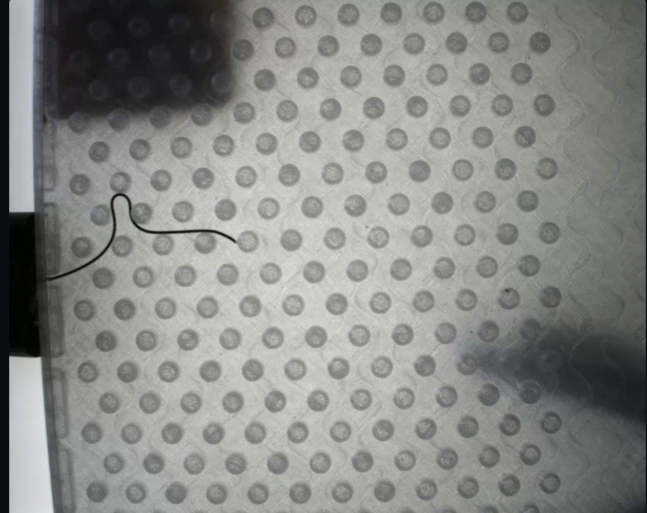
#> input picture image.png, 1293 x 1026 px (shown at 1/2 size)
$ python segment_everything.py
#> lines starting #> are read from the running program, lines starting #| are printed output that depends on the picture; after the words box and inside, x2 and y2 are one past the last pixel; in counts of white or black regions, pixels touching at a corner belong together
"""
guidewire_with_goals.py

Single-script pipeline:
  1. Segment the guidewire (v3: multi-angle top-hat, top-percentile threshold)
  2. Skeletonise → find the free tip
  3. Detect dots with Hough circles (only used for safe-zone masking)
  4. Build a safe-zone mask (valid region ∩ not-dot ∩ not-wire ∩ annular ring)
  5. Sample N random goal positions from the safe zone
  6. Visualise everything

Usage
-----
python guidewire_with_goals.py image.png [top_percent] [n_goals] [max_dist]

Examples
--------
python guidewire_with_goals.py frame.png                  # all defaults
python guidewire_with_goals.py frame.png 0.5 5 130        # explicit args
"""

import sys
import cv2
import numpy as np
import matplotlib.pyplot as plt
from matplotlib.patches import Circle
from skimage.morphology import skeletonize


# ════════════════════════════════════════════════════════
#  PART 1 – GUIDEWIRE SEGMENTATION  (v3, unchanged)
# ════════════════════════════════════════════════════════

def multi_angle_tophat(gray: np.ndarray, ksize: int = 23, n_angles: int = 6) -> np.ndarray:
    """Black top-hat with line kernels at n_angles orientations; returns max response."""
    best = np.zeros_like(gray, dtype=np.float32)
    for i in range(n_angles):
        angle  = i * 180.0 / n_angles
        kernel = np.zeros((ksize, ksize), dtype=np.uint8)
        kernel[ksize // 2, :] = 1                              # horizontal line
        M      = cv2.getRotationMatrix2D((ksize / 2, ksize / 2), angle, 1.0)
        rotated = cv2.warpAffine(kernel, M, (ksize, ksize),
                                 flags=cv2.INTER_NEAREST,
                                 borderMode=cv2.BORDER_CONSTANT)
        th = cv2.morphologyEx(gray, cv2.MORPH_BLACKHAT, rotated)
        best = np.maximum(best, th.astype(np.float32))
    return best.astype(np.uint8)


def keep_longest_skeleton_component(binary: np.ndarray) -> np.ndarray:
    """
    For each connected component in `binary`, skeletonise it individually
    and count skeleton pixels.  Return a mask containing only the component
    whose skeleton is longest — i.e. the wire, not noise or thick frame edges.

    This beats filtering by blob area because:
      - Frame edges are thick → huge area but SHORT skeleton relative to size.
      - Wire is thin and long → modest area but LONG skeleton.
      - Noise blobs are small → short skeleton, filtered out.
    """
    num_labels, labels, stats, _ = cv2.connectedComponentsWithStats(binary)
    if num_labels <= 1:
        return binary   # nothing to filter

    best_label, best_skel_len = -1, 0
    for lbl in range(1, num_labels):
        if stats[lbl, cv2.CC_STAT_AREA] < 30:
            continue    # ignore tiny specks
        component = np.uint8(labels == lbl) * 255
        skel_len  = int(np.sum(skeletonize(component > 0)))
        print(f"    component {lbl}: area={stats[lbl, cv2.CC_STAT_AREA]}  skel_len={skel_len}")
        if skel_len > best_skel_len:
            best_skel_len = skel_len
            best_label    = lbl

    if best_label == -1:
        return np.zeros_like(binary)

    print(f"  [filter] keeping component {best_label} (skel_len={best_skel_len})")
    return np.uint8(labels == best_label) * 255


def segment_wire(gray: np.ndarray, top_percent: float = 0.5):
    """
    v3 segmentation: top-hat → top-percentile threshold → longest-skeleton
    component → close gaps → skeleton.

    Returns
    -------
    tophat     : raw top-hat response image
    wire_mask  : filled binary wire mask (single component: the guidewire)
    skeleton   : 1-px centre-line
    """
    gray_blur  = cv2.GaussianBlur(gray, (3, 3), 0)
    tophat     = multi_angle_tophat(gray_blur, ksize=23, n_angles=6)

    thresh_val = np.percentile(tophat, 100.0 - top_percent)
    _, binary  = cv2.threshold(tophat, thresh_val, 255, cv2.THRESH_BINARY)
    binary     = binary.astype(np.uint8)

    # Keep only the component with the longest skeleton (= the wire)
    wire_only = keep_longest_skeleton_component(binary)

    # Close small gaps along the wire
    k         = cv2.getStructuringElement(cv2.MORPH_ELLIPSE, (3, 3))
    wire_mask = cv2.morphologyEx(wire_only, cv2.MORPH_CLOSE, k, iterations=3)

    skeleton  = np.uint8(skeletonize(wire_mask > 0)) * 255

    print(f"  [segment] threshold={thresh_val:.1f}  (top {top_percent}% of pixels)")
    return tophat, wire_mask, skeleton


# ════════════════════════════════════════════════════════
#  PART 2 – DOT DETECTION  (Hough, for safe-zone only)
# ════════════════════════════════════════════════════════

def detect_dots(gray: np.ndarray,
                min_r: int = 15, max_r: int = 45) -> np.ndarray:
    """
    Detect the regular dot grid with Hough circles.
    Returns a filled binary mask (255 = dot interior).
    Only used for safe-zone computation, NOT for wire segmentation.
    """
    blurred = cv2.GaussianBlur(gray, (5, 5), 0)
    circles = cv2.HoughCircles(
        blurred, cv2.HOUGH_GRADIENT,
        dp=1.5, minDist=30,
        param1=60, param2=25,
        minRadius=min_r, maxRadius=max_r,
    )
    dot_mask = np.zeros_like(gray, dtype=np.uint8)
    if circles is not None:
        for cx, cy, r in np.round(circles[0]).astype(int):
            cv2.circle(dot_mask, (cx, cy), r, 255, -1)
    print(f"  [dots] detected {0 if circles is None else len(circles[0])} circles")
    return dot_mask


# ════════════════════════════════════════════════════════
#  PART 3 – TIP DETECTION
# ════════════════════════════════════════════════════════

def trace_branch_length(skeleton: np.ndarray,
                         start_rc: tuple[int, int],
                         max_steps: int = 2000) -> int:
    """
    Walk along the skeleton from start_rc until hitting a junction or dead end.
    Returns the number of steps taken (= branch length in pixels).
    A stray noise pixel has branch length 1; a real wire tip has a long branch.
    """
    skel = skeleton > 0
    visited = set()
    r, c = start_rc
    visited.add((r, c))

    for step in range(max_steps):
        # 8-connected neighbours on the skeleton not yet visited
        neighbours = [
            (r + dr, c + dc)
            for dr in (-1, 0, 1) for dc in (-1, 0, 1)
            if (dr, dc) != (0, 0)
            and 0 <= r + dr < skel.shape[0]
            and 0 <= c + dc < skel.shape[1]
            and skel[r + dr, c + dc]
            and (r + dr, c + dc) not in visited
        ]
        if len(neighbours) == 0:
            break           # dead end (another endpoint or isolated pixel)
        if len(neighbours) > 1:
            break           # junction — stop here, this is a branch point
        r, c = neighbours[0]
        visited.add((r, c))

    return len(visited)


def find_wire_tip(skeleton: np.ndarray,
                  anchor_side: str = "left",
                  min_branch_len: int = 20) -> tuple[int, int]:
    """
    Find the free tip of the wire skeleton.

    Steps:
      1. Find all endpoints (pixels with exactly 1 skeleton neighbour).
      2. Trace the branch length from each endpoint.
      3. Discard endpoints whose branch is shorter than min_branch_len
         — these are stray pixels / tiny noise fragments.
      4. Among the remaining valid endpoints, pick the one furthest
         from the anchor side (= the free tip, not the device end).

    min_branch_len: minimum pixels in the branch for an endpoint to be
                    considered a real tip.  20px works well; raise if
                    short noise branches still sneak through.
    """
    kernel          = np.ones((3, 3), dtype=np.uint8)
    neighbour_count = cv2.filter2D((skeleton > 0).astype(np.uint8), -1, kernel)
    endpoints       = np.argwhere((skeleton > 0) & (neighbour_count == 2))

    if len(endpoints) == 0:
        raise RuntimeError("No skeleton endpoints found – wire mask may be empty.")

    # Filter by branch length
    valid = []
    for ep in endpoints:
        blen = trace_branch_length(skeleton, tuple(ep))
        print(f"    endpoint ({ep[0]}, {ep[1]}): branch_len={blen}")
        if blen >= min_branch_len:
            valid.append((blen, tuple(ep)))

    if not valid:
        raise RuntimeError(
            f"No endpoints with branch_len >= {min_branch_len}. "
            "Try lowering min_branch_len or check the skeleton."
        )

    # Among valid endpoints, pick furthest from anchor
    eps_arr = np.array([ep for _, ep in valid])
    if anchor_side == "left":
        idx = np.argmax(eps_arr[:, 1])    # largest col = furthest right
    elif anchor_side == "right":
        idx = np.argmin(eps_arr[:, 1])
    elif anchor_side == "top":
        idx = np.argmax(eps_arr[:, 0])
    else:
        idx = np.argmin(eps_arr[:, 0])

    tip = valid[idx][1]
    print(f"  [tip] row={tip[0]}, col={tip[1]}  (branch_len={valid[idx][0]})")
    return tip


# ════════════════════════════════════════════════════════
#  PART 4 – SAFE-ZONE MASK
# ════════════════════════════════════════════════════════

def build_safe_mask(gray       : np.ndarray,
                    dot_mask   : np.ndarray,
                    wire_mask  : np.ndarray,
                    tip_rc     : tuple[int, int],
                    min_dist   : int = 20,
                    max_dist   : int = 130,
                    dot_margin : int = 8,
                    wire_margin: int = 10) -> np.ndarray:
    """
    A pixel is safe iff:
      • It is inside the image (shrunk by a small fixed border)
      • It is NOT inside a dot  (+ dot_margin px buffer)
      • It is NOT on the wire   (+ wire_margin px buffer)
      • Its distance from the tip is in [min_dist, max_dist]
    """
    h, w = gray.shape

    # Shrink away from image edges (but don't mask the left side aggressively
    # since the wire enters from there – a small 5px strip is enough)
    valid = np.zeros_like(gray, dtype=np.uint8)
    valid[10:h-10, 5:w-10] = 255
    # Also exclude very dark (off-screen) regions
    bright = np.uint8(gray > 15) * 255
    k_big  = cv2.getStructuringElement(cv2.MORPH_ELLIPSE, (41, 41))
    valid  = cv2.bitwise_and(valid, cv2.erode(bright, k_big))

    # Exclusion zones
    k_dot  = cv2.getStructuringElement(cv2.MORPH_ELLIPSE,
                                       (2*dot_margin+1,  2*dot_margin+1))
    k_wire = cv2.getStructuringElement(cv2.MORPH_ELLIPSE,
                                       (2*wire_margin+1, 2*wire_margin+1))
    no_dot  = cv2.dilate(dot_mask,  k_dot)
    no_wire = cv2.dilate(wire_mask, k_wire)

    # Annular ring around the tip
    tr, tc = tip_rc
    ys, xs = np.ogrid[:h, :w]
    dist   = np.sqrt((ys - tr)**2 + (xs - tc)**2)
    ring   = np.uint8((dist >= min_dist) & (dist <= max_dist)) * 255

    safe = cv2.bitwise_and(valid, ring)
    safe[no_dot  > 0] = 0
    safe[no_wire > 0] = 0

    n_safe = int(np.sum(safe > 0))
    print(f"  [safe zone] {n_safe} candidate pixels")
    return safe


# ════════════════════════════════════════════════════════
#  PART 5 – GOAL SAMPLING
# ════════════════════════════════════════════════════════

def sample_goals(safe_mask  : np.ndarray,
                 n          : int = 5,
                 min_spacing: int = 20,
                 rng        : np.random.Generator | None = None) -> list[tuple[int, int]]:
    """
    Uniformly sample n goals from safe_mask, enforcing min_spacing between them.
    Returns list of (row, col).
    """
    if rng is None:
        rng = np.random.default_rng()

    candidates = np.argwhere(safe_mask > 0)
    if len(candidates) == 0:
        raise RuntimeError("Safe mask is empty. Try increasing max_dist or reducing margins.")

    rng.shuffle(candidates)
    goals = []
    for rc in candidates:
        rc = tuple(rc)
        if all(np.linalg.norm(np.array(rc) - np.array(g)) >= min_spacing for g in goals):
            goals.append(rc)
        if len(goals) == n:
            break

    if len(goals) < n:
        print(f"  [goals] warning: only {len(goals)}/{n} goals fit with min_spacing={min_spacing}px")
    return goals


# ════════════════════════════════════════════════════════
#  VISUALISATION
# ════════════════════════════════════════════════════════

def visualise_all(gray      : np.ndarray,
                  tophat    : np.ndarray,
                  wire_mask : np.ndarray,
                  skeleton  : np.ndarray,
                  dot_mask  : np.ndarray,
                  safe_mask : np.ndarray,
                  tip_rc    : tuple[int, int],
                  goals     : list[tuple[int, int]],
                  min_dist  : int,
                  max_dist  : int,
                  save_path : str = "guidewire_goals.png"):

    fig, axes = plt.subplots(2, 3, figsize=(18, 11))
    fig.suptitle("Guidewire Segmentation + Goal Sampling", fontsize=14)

    tr, tc = tip_rc

    def add_goals(ax):
        ax.plot(tc, tr, "r*", markersize=14, zorder=5, label="tip")
        for i, (gr, gc) in enumerate(goals):
            ax.plot(gc, gr, "o", color="lime", markersize=11,
                    markeredgecolor="black", markeredgewidth=1.5, zorder=5)
            ax.text(gc + 6, gr - 6, str(i+1), color="lime",
                    fontsize=9, fontweight="bold", zorder=6)

    # 1. Grayscale
    axes[0,0].imshow(gray, cmap="gray")
    axes[0,0].set_title("1. Grayscale"); axes[0,0].axis("off")

    # 2. Top-hat response
    axes[0,1].imshow(tophat, cmap="gray")
    axes[0,1].set_title("2. Top-Hat Response"); axes[0,1].axis("off")

    # 3. Wire mask + skeleton
    axes[0,2].imshow(gray, cmap="gray")
    skel_rgb = np.zeros((*gray.shape, 3), dtype=np.uint8)
    skel_rgb[wire_mask > 0] = (255, 140,   0)
    skel_rgb[skeleton  > 0] = (255,   0,   0)
    axes[0,2].imshow(skel_rgb, alpha=0.7)
    axes[0,2].plot(tc, tr, "r*", markersize=14)
    axes[0,2].set_title("3. Wire Mask + Skeleton + Tip"); axes[0,2].axis("off")

    # 4. Detected dots
    axes[1,0].imshow(gray, cmap="gray")
    dot_rgb = np.zeros((*gray.shape, 3), dtype=np.uint8)
    dot_rgb[dot_mask > 0] = (80, 120, 255)
    axes[1,0].imshow(dot_rgb, alpha=0.5)
    axes[1,0].set_title("4. Detected Dots (for safe zone)"); axes[1,0].axis("off")

    # 5. Safe zone
    axes[1,1].imshow(gray, cmap="gray", alpha=0.6)
    safe_rgb = np.zeros((*gray.shape, 3), dtype=np.uint8)
    safe_rgb[safe_mask > 0] = (0, 220, 100)
    axes[1,1].imshow(safe_rgb, alpha=0.5)
    for r, ls in [(min_dist, "--"), (max_dist, "-")]:
        axes[1,1].add_patch(Circle((tc, tr), r, fill=False,
                                   edgecolor="yellow", lw=1.5, linestyle=ls))
    add_goals(axes[1,1])
    axes[1,1].legend(loc="upper right", fontsize=8)
    axes[1,1].set_title("5. Safe Zone + Goals"); axes[1,1].axis("off")

    # 6. Final overlay
    overlay = cv2.cvtColor(gray, cv2.COLOR_GRAY2RGB).copy()
    overlay[wire_mask > 0] = (255, 140,  0)
    overlay[skeleton  > 0] = (255,   0,  0)
    axes[1,2].imshow(overlay)
    axes[1,2].add_patch(Circle((tc, tr), max_dist, fill=False,
                               edgecolor="yellow", lw=1.5))
    add_goals(axes[1,2])
    axes[1,2].legend(loc="upper right", fontsize=8)
    axes[1,2].set_title("6. Final Overlay"); axes[1,2].axis("off")

    plt.tight_layout()
    plt.savefig(save_path, dpi=150, bbox_inches="tight")
    plt.show()
    print(f"  [vis] saved → {save_path}")


# ════════════════════════════════════════════════════════
#  MAIN
# ════════════════════════════════════════════════════════

def run(image_path : str,
        top_percent: float = 0.5,
        n_goals    : int   = 5,
        min_dist   : int   = 20,
        max_dist   : int   = 130,
        anchor_side: str   = "left",
        seed       : int | None = None):

#> called with image_path = 'image.png', top_percent = 0.5, n_goals = 5, min_dist = 20, max_dist = 40, anchor_side = 'left'
    print("=== Guidewire + Goal Pipeline ===")

    # Load
    img = cv2.imread(image_path)
#> img is the input picture: shape (1026, 1293, 3); mean B, G, R 133.2, 135.9, 135.1
    if img is None:
        raise FileNotFoundError(f"Cannot load: {image_path}")
    gray = cv2.cvtColor(img, cv2.COLOR_BGR2GRAY)

    # Stage 1 – segment wire
    print("[1] Segmenting wire...")
    tophat, wire_mask, skeleton = segment_wire(gray, top_percent=top_percent)
#> after the loop in multi_angle_tophat, `for i in range(n_angles):`:
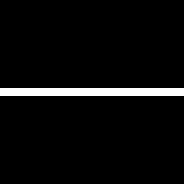
#> kernel: shape (23, 23) (shown 8 times larger); values 0 (black) and 1 (white), 4.3% white in thin lines or dots, all inside (x1, y1, x2, y2) = (0, 11, 23, 12)
#> in segment_wire, `thresh_val = np.percentile(tophat, 100.0 - top_percent)`: thresh_val = 50
#> in segment_wire, `_, binary  = cv2.threshold(tophat, thresh_val, 255, cv2.THRESH_BINARY)`:
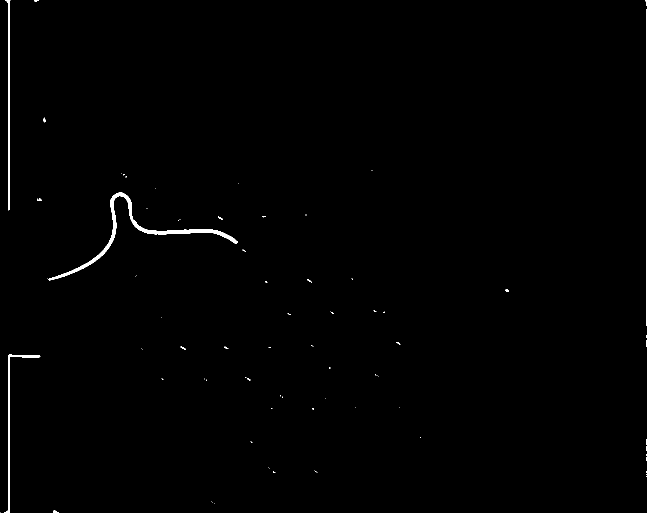
#> binary: shape (1026, 1293) (shown at 1/2 size); 0.49% white; 79 white regions (67 under 20 px), largest, box (x1, y1, x2, y2) and area: (97, 385, 476, 561) 3550, (8, 709, 81, 1026) 923, (10, 0, 21, 421) 870
#> in keep_longest_skeleton_component, `num_labels, labels, stats, _ = cv2.connectedComponentsWithStats(binary)`: num_labels = 80; stats = 80 rows, first 6: [0, 0, 1293, 1026, 1320108], [10, 0, 11, 421, 870], [69, 0, 9, 3, 20], [1291, 0, 2, 7, 10], [1292, 8, 1, 3, 3], [1292, 19, 1, 633, 633]
#> the loop in keep_longest_skeleton_component, `for lbl in range(1, num_labels):` made 79 passes
#> (skel_len, best_skel_len) on passes 1, 5: (429, 429), (633, 633)
#> (printed output is left out)
#> pass 1, in keep_longest_skeleton_component, `component = np.uint8(labels == lbl) * 255`:
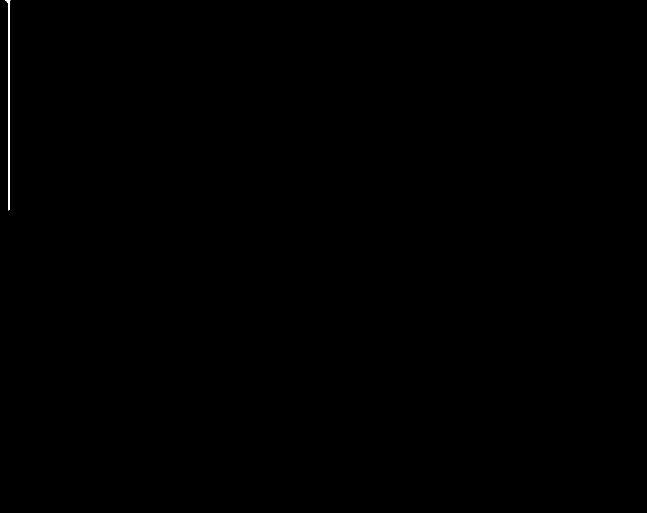
#> component: shape (1026, 1293) (shown at 1/2 size); 0.07% white in thin lines or dots, all inside (x1, y1, x2, y2) = (10, 0, 21, 421)
#> after the loop in keep_longest_skeleton_component, `for lbl in range(1, num_labels):`: best_label = 5; best_skel_len = 633
#|   [filter] keeping component 5 (skel_len=633)
#> in keep_longest_skeleton_component, `return np.uint8(labels == best_label) * 255`:
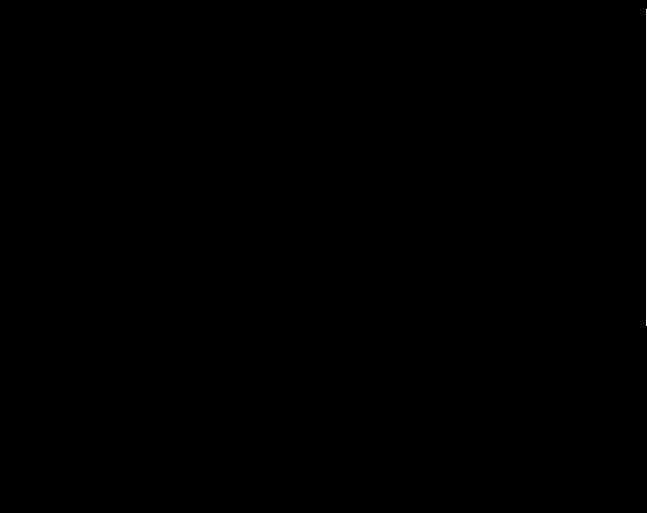
#> returned value: shape (1026, 1293) (shown at 1/2 size); 0.05% white in thin lines or dots, all inside (x1, y1, x2, y2) = (1292, 19, 1293, 652)
#|   [segment] threshold=50.0  (top 0.5% of pixels)

    # Stage 2 – find tip
    print("[2] Finding tip...")
    tip_rc = find_wire_tip(skeleton, anchor_side=anchor_side)
#> in find_wire_tip, `endpoints       = np.argwhere((skeleton > 0) & (neighbour_count == 2))`: endpoints = [[19, 1292], [651, 1292]]
#> the loop in find_wire_tip, `for ep in endpoints:` made 2 passes
#> blen on passes 1 to 2: 633, 633
#> (printed output is left out)
#> after the loop in find_wire_tip, `for ep in endpoints:`: valid = [(633, (19, 1292)), (633, (651, 1292))]
#> in find_wire_tip, `eps_arr = np.array([ep for _, ep in valid])`: eps_arr = [[19, 1292], [651, 1292]]
#> in find_wire_tip, `idx = np.argmax(eps_arr[:, 1])`: idx = 0
#> in find_wire_tip, `tip = valid[idx][1]`: tip = (19, 1292)
#|   [tip] row=19, col=1292  (branch_len=633)
#> tip_rc = (19, 1292)

    # Stage 3 – detect dots (safe-zone use only)
    print("[3] Detecting dots...")
    dot_mask = detect_dots(gray)
#> in detect_dots, `circles = cv2.HoughCircles( blurred, cv2.HOUGH_GRADIENT, dp=1.5, minDi..`: circles = 178 rows, first 8: [884.2, 405.8, 22.2], [677.2, 737.2, 21.9], [279.8, 299.2, 21.45], [765.8, 860.2, 21.6], [336.8, 743.2, 21.6], [590.2, 738.8, 21.45], [849.8, 731.2, 21.3], [491.2, 353.2, 21.15]
#> the loop in detect_dots, `for cx, cy, r in np.round(circles[0]).astype(int):` made 178 passes
#> (cx, cy, r) on passes 1 to 3: (884, 406, 22), (677, 737, 22), (280, 299, 21)
#> after the loop in detect_dots, `for cx, cy, r in np.round(circles[0]).astype(int):`:
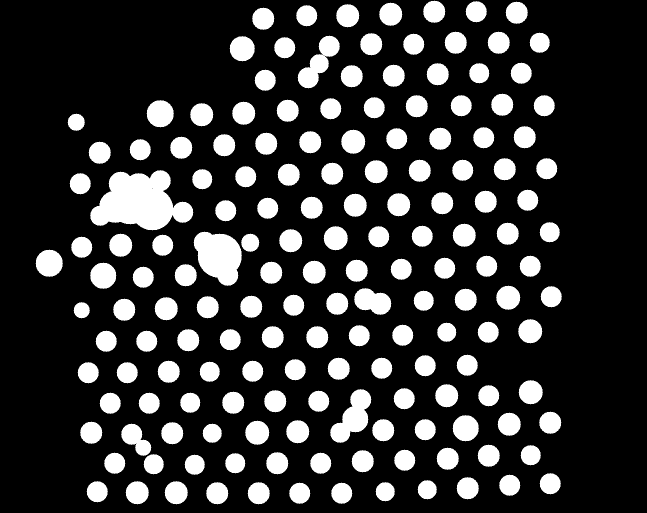
#> dot_mask: shape (1026, 1293) (shown at 1/2 size); 20.1% white; 163 white regions, largest, box (x1, y1, x2, y2) and area: (180, 340, 387, 461) 15744, (387, 463, 484, 572) 7411, (660, 778, 743, 886) 4566
#|   [dots] detected 178 circles

    # Stage 4 – safe zone
    print("[4] Building safe zone...")
    safe_mask = build_safe_mask(gray, dot_mask, wire_mask, tip_rc,
                                min_dist=min_dist, max_dist=max_dist)
#> in build_safe_mask, `valid  = cv2.bitwise_and(valid, cv2.erode(bright, k_big))`:
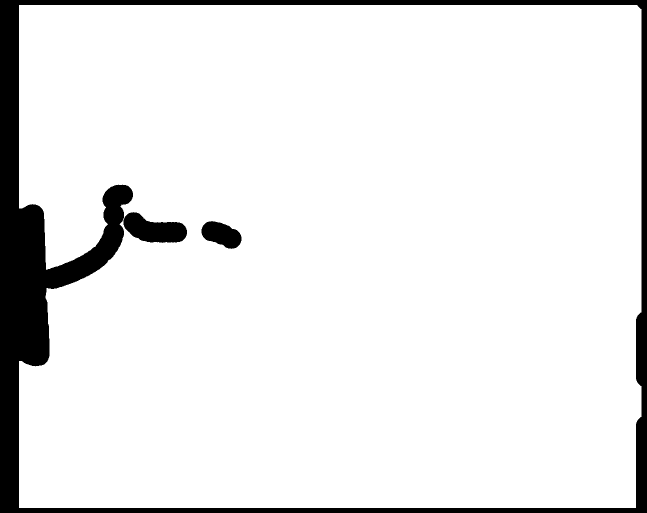
#> valid: shape (1026, 1293) (shown at 1/2 size); 91.4% white; 3 black regions, box (x1, y1, x2, y2) and area: (0, 0, 1293, 1026) 106220, (247, 424, 374, 486) 5032, (403, 442, 483, 498) 2972
#> in build_safe_mask, `no_dot  = cv2.dilate(dot_mask,  k_dot)`:
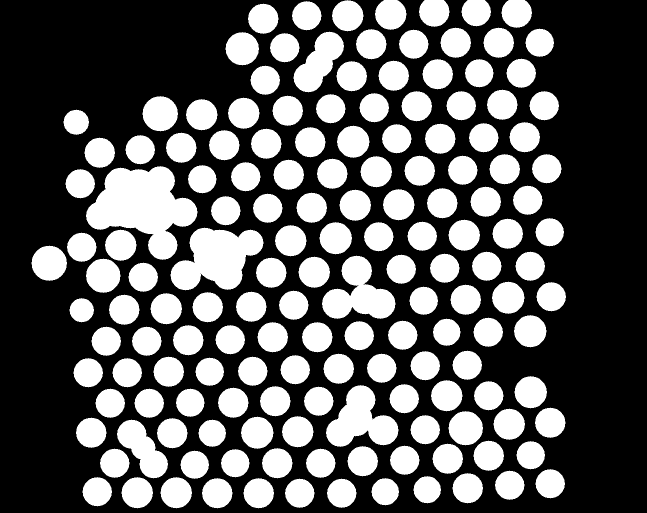
#> no_dot: shape (1026, 1293) (shown at 1/2 size); 36.6% white; 156 white regions, largest, box (x1, y1, x2, y2) and area: (172, 332, 395, 520) 23354, (341, 455, 527, 581) 14853, (644, 511, 791, 638) 10232
#> in build_safe_mask, `tr, tc = tip_rc`: tr = 19; tc = 1292
#> (the rest of the program and of its run is left out)
